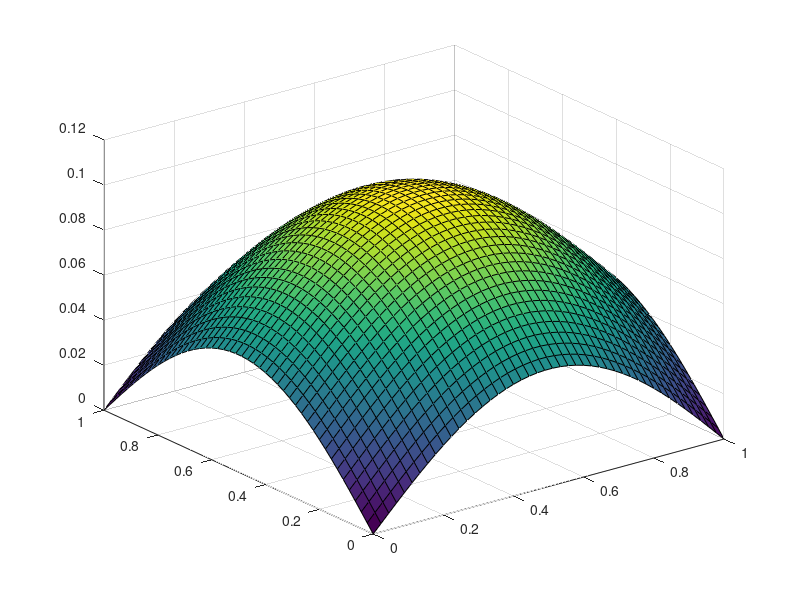

Write MATLAB code to recreate this figure. (Note: this script raises an error after producing the figure.)
clear all; clc;
L = 1;
l = 1;
k = 15;
m = 3;
n = 10;
f = @(x,y) 2*(x.*(1-x)+y.*(1-y));
uex=@(x,y) 1/6*(x.^4-2*x.^3+x+y.^4-2*y.^3+y);
%fine domain m x m [xm,ym]
hm = L/(k*m);
x_m = 0:hm:(L);
y_m = 0:hm:L;
[xm,ym] = meshgrid(x_m,y_m);
figure(4)
surf(xm,ym,uex(xm,ym))
%debugging
% globalindex(3,2,m,2*l)
% globalmapping(1,1,1,2,k,2*l,m)

%divide in overlapping domain over x; stillt do
xl = cell(k,1);
I = 1:m:(k)*m+1+2*l;
xl{1} = xm(1:m+1+l,1:m+1+l);
for i = 2:k-1
    xl{i} = xm(I(i)-l:I(i+1)+l,I(i)-l:I(i+1)+l);
end
xl{k} = xm(end-(m+l):end,end-(m+l):end);

%divide in overlapping domain over y;
yl = cell(k,1);
I = 1:m:(k)*m+1+2*l;
yl{1} = ym(1:m+1+l,1:m+1+l);
for i = 2:k-1
    yl{i} = ym(I(i)-l:I(i+1)+l,I(i)-l:I(i+1)+l);
end
yl{k} = ym(end-(m+l):end,end-(m+l):end);
%now all the couples (xl{i},yl{j}) represent the overlapping domains

%stencil is: [c3 c6 c3;
%             c2 c5 c2;
%             c1 c4 c1];

%construct the matrix for inner subdomain, with elimination of bc-> (m+1)^2;
coeff = 1/hm^2;%1/3;%
c1ex = 0;%coeff;%0
c2ex = -coeff;%-coeff;
c3ex = 0;%coeff;%0
c4ex = -coeff;%-coeff;
c5ex = 4*coeff;%4*coeff;
c6ex = -coeff;%-coeff;
il = diag(ones(1,m+2*l),-1); 
iu = diag(ones(1,m+2*l),1); 
Mc = diag(c2ex*ones(1,m+2*l),1) + diag(c5ex*ones(1,m+1+2*l)) + diag(c2ex*ones(1,m+2*l),-1);
Ml = diag(c1ex*ones(1,m+2*l),1) + diag(c4ex*ones(1,m+1+2*l)) + diag(c1ex*ones(1,m+2*l),-1);
Mu = diag(c3ex*ones(1,m+2*l),1) + diag(c6ex*ones(1,m+1+2*l)) + diag(c3ex*ones(1,m+2*l),-1);
A = kron(iu,Mu)+kron(il,Ml)+kron(eye(m+1+2*l),Mc);
B = A;
%eliminate boundary conditions for A
% A = A(m+4:end,m+4:end);
A=A(m+2+2*l:end,m+2+2*l:end);
z = 0;
for j = 1:m+1
    A(:,1+(j-1)*(m+1+2*l)-z) = []; 
    A(1+(j-1)*(m+1+2*l)-z,:) = []; 
    z = z+1;
    A(:,m+1+2*l+(j-1)*(m+1+2*l)-z) = [];
    A(m+1+2*l+(j-1)*(m+1+2*l)-z,:) = [];
    z = z+1;
end
A(end-(m+1+2*l)+1:end,:) = [];
A(:,end-(m+1+2*l)+1:end) = [];
point = [];
for i = 1:k*m-1
    point = [point,k*m+2+(i-1)*(k*m+1),k*m+2+k*m+(i-1)*(k*m+1)];
end
globalboundary = [1:(k*m+1),point,(k*m+1)^2-(k*m):(k*m+1)^2]; %still domain (0,L)
globalpoints = 1:(k*m+1)^2;




%u = zeros(n,(m+1)^2);
%F_m = zeros((m+1)^2,1);
u0 = zeros(k*m+1,k*m+1);%zeros(k*m+1+2*l,k*m+1+2*l);
%uglobal = zeros(k*m+1+2*l,k*m+1+2*l);
%alternating Schwarz algrotihm
%while err>toll
iter=1;
while(iter<2) 
    for i = 1:k
        for j = 1:k
%------------------------------------------------------------------------%
            %FIRST STEP OF THE ALGORITHM
            % we compute solution in inner points of Omega_i'
            xi = xl{i};
            yj = yl{j};
            sx = size(xi,1);
            sy=size(yj,1);
            xint = xi(1+l:sx-l,1+l:sx-l);
            yint = yj(1+l:sy-l,1+l:sy-l);
            if i==1 
                xint = xi(1:sx-l,1:sx-l);
            end
            if i==k
                xint = xi(1+l:sx,1+l:sx);
            end
            if j==1
                yint = yj(1:sy-l,1:sy-l);
            end
            if j==k
                yint=yj(1+l:sy,1+l:sy);
            end
            if i==1 || i==k || j==1 || j==k
                indexdim=0;
            else 
                indexdim=1;
            end
            if (i==1) ||(i==k)
                layer=l;
            else
                layer=2*l;
            end
            if i==1 || i==k
                xbound=0;
            elseif i~=1 && i~=k
                xbound=1;
            end
            if j==1 || j==k
                ybound=0;
            elseif j~=1 && j~=k
                ybound=1;
            end
            
            local = [];
            for index_I = 1:size(yj,1)-2
                local=[local,size(xi,1)+1+(index_I-1)*size(xi,1),size(xi,1)+1+(size(xi,1)-1)+(index_I-1)*size(xi,1)];
            end
            localboundary = [1:(size(xi,1)),local,local(end)+1:size(xi,1)*size(yj,1)];
            localpoints = 1:size(xi,1)*size(yj,1);
    
            [rows,cols] = find(xm == xi(1,1));
            [row,col] = find(ym == yj(1,1));
            p = cols(1);
            q = row(1);
            F = f(xint,yint);
            for s = 1:m+l
                for t = 1:m+l
                    G = globalindex_m1(s,t,m,l);
                    F_m(G) = f(xint(s),yint(t));
                end
            end
   
            %solving for inner points in the domain (i,j) and put in
            %matrix form the inner solution (m+1)^2
            u = A\F_m';
            
            %ufull = 
            %kkk=1;
            Uin=[];
            for s = 1:m+l
                for t = 1:m+l
                    pp= globalindex_m1(s,t,m,l);
                    Uin(s,t) = u(pp);
                end
            end
           
            %put values computed in uglobal
            ind=0;
            for ind_i = 1:m+l
                for ind_j = 1:m+l
                    ind = globalmapping(p,q,ind_i,ind_j,k,0,m);
                    for ii = 1:k*m+1
                        for jj = 1:k*m+1
                            if ind == globalindex_glob(ii, jj, k,m,l)
                                uglobal(ii,jj) = Uin(ind_i,ind_j); %CHANGED I,J
                            end
                        end
                    end
                end
            end
   
            %-----------------------------------------------------------------------%
            %SECOND STEP OF THE ALGORTIHM
            ucompl = zeros(m+1+l+l*xbound,m+1+l+l*ybound);            
        
            ucompl(1+xbound:end-1,1+ybound:end-1) = Uin(:,:);

          
     
            for ind_i = 1:m+1+l+l*xbound
                for ind_j = 1:m+1+l+l*ybound
                index = globalindex(ind_i,ind_j,m,layer);
                    for tt = 1:length(localboundary)
                        if index == localboundary(tt)
                            for ind_I=1:k*m+1
                                for ind_J=1:k*m+1
                                    if globalindex_glob(ind_I, ind_J, k,m,l)==globalmapping(p,q,ind_i,ind_j,k,layer,m) 
                                        ucompl(ind_i,ind_j) = u0(ind_I,ind_J);
                                        uglobal(ind_I,ind_J)=ucompl(ind_i,ind_j);
                                    end
                                end
                            end
                        end
                    end
                end
            end
       
            %------------------------------------------------------------------------%
            %THIRD STEP OF THE ALGORITHM
            %identify points on Omega\(Omega_i union with its boundary)
            %difference is the vecor containing all the points in that are in Omega but
            %not in the closure of Omega_i
            differen = [];
            z = 1;
            globalindexmapped=[];
            for ii = 1:m+1+l+l*xbound
                for jj = 1:m+1+l+l*ybound
                    globalindexmapped(z) = globalmapping(p,q,ii,jj,k,layer,m);
                    z = z+1;
                end
            end
            globalindexmapped = sort(globalindexmapped);
            jj = 1; 
            for jjj = 1:length(globalpoints)
                z = 0;
                for iii = 1:length(globalindexmapped)
                    if globalindexmapped(iii) == globalpoints(jjj)
                        z = 1;
                    end
                end
                if z == 0
                    differen(jj) = globalpoints(jjj);
                    jj = jj+1;
                end
            end
            z = 1;
            for z = 1:length(differen)
                for ii = 1:k*m+1
                    for jj = 1:k*m+1
                       if differen(z) == globalindex_glob(ii, jj, k,m,l)
                           uglobal(ii,jj) = u0(ii,jj); 
                       end
                    end
                end
            end
    
            u0 = uglobal;
            uuu(iter,:,:)=uglobal;
        end
    end
    iter=iter+1;
end


uexact=uex(xm,ym);
   for ind_ii=1:k*m+1
       for ind_jj=1:k*m+1
           ppp=globalindex_glob(ind_ii,ind_jj,k,m,l);
           for ii=1:length(globalboundary)
               if ppp==globalboundary(ii)
                   uexact(ind_ii,ind_jj)=0;
               end
           end
       end
   end


 
figure(1)
%
% 
 surf(xm,ym,uglobal);
xlabel('$x$', 'Interpreter','latex');
ylabel('$y$', 'Interpreter','latex');
%  hold on
%  surf(xm,ym,uexact,'FaceAlpha',0.5)
% figure(1)
% contourf(xm,ym,uglobal)

%surf(xm(2:end-1,2:end-1),ym(2:end-1,2:end-1),uglobal(2:end-1,2:end-1))
% figure(2)
% surf(xi,yj,ucompl)

%p,q coordinates of the 1st point of the subdomain (1,1) 

function r = globalindex_glob(i, j, k,m,l) 
    r = i + (j-1)*(k*m+1); 
end

function r=globalindex(i,j,m,layer)
    r=i+(j-1)*(m+1+layer);
end
function r= globalmapping(p,q,i,j,k,layer,m)
    loc=globalindex(i,j,m,layer);
    r=loc+p-1+(floor((loc-1)/(m+1+layer))+1-1)*((k-1)*m-layer)+(q-1)*(k*m+1);
end

function r = globalindex_m1(i, j, m,l) %index for inner (m+1)
    r = i + (j-1)*(m+l); 
end
